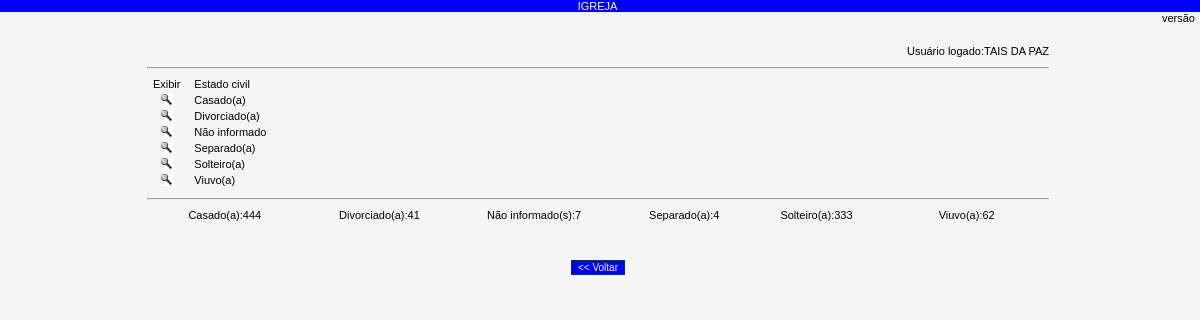
The app's page /membro_estado.php (signed in) with its own data.
### tables this page shows
CREATE TABLE IF NOT EXISTS `estados` (
  `pk_estado` int(11) NOT NULL AUTO_INCREMENT,
  `nm_estado` varchar(50) NOT NULL,
  PRIMARY KEY (`pk_estado`)
);

### membro_estado.php (the view, shortened to what this page needs)
<?php
include "cabecalho/cabecalho.php";
$login_igreja = @$_SESSION['login_igreja'];
 if ($login_igreja){
?>
<html>
<head>
</head>
<link rel="stylesheet" href="css/textos.css" type="text/css">
<link rel="stylesheet" href="css/filadelfia.css" type="text/css">
<link rel="stylesheet" href="css/estilo.css" type="text/css">
<body bgcolor="#F5F5F5" onLoad="javascript:caixas()">
<?php
$nm_usuario = $_SESSION["user"];
if ($nm_usuario) {
?>
<form name="formulario">
  <table width="76%" border="0" align="center">
    <tr>
      <td colspan="2" class="labelDireita">Usu&aacute;rio logado:<?php echo $nm_usuario;?></td>
    </tr>
    <tr>
      <td colspan="2" class="labelEsquerda"><hr></td>
    </tr>
    <tr>
      <td width="5%" class="labelCentro">Exibir</td>
      <td class="labelEsquerda">Estado civil</td>
    </tr>
    <?php
	$casados = mysql_query("SELECT * FROM membros, estados WHERE membros.fk_estado = estados.pk_estado AND fk_estado = 2 ");
	$row_casa = mysql_num_rows($casados);
	for ($a = 0; $a < $row_casa; $a++){
	}
	$divorciados = mysql_query("SELECT * FROM membros, estados WHERE membros.fk_estado = estados.pk_estado AND fk_estado = 4 ");
	$row_divo = mysql_num_rows($divorciados);
	for ($b = 0; $b < $row_divo; $b++){
	}
	$nao_informado = mysql_query("SELECT * FROM membros, estados WHERE membros.fk_estado = estados.pk_estado AND fk_estado = 6 ");
	$row_nao = mysql_num_rows($nao_informado);
	for ($c = 0; $c < $row_nao; $c++){
	}
	$separados = mysql_query("SELECT * FROM membros, estados WHERE membros.fk_estado = estados.pk_estado AND fk_estado = 3 ");
	$row_sepa = mysql_num_rows($separados);
	for ($d = 0; $d < $row_sepa; $d++){
	}
	$solteiros = mysql_query("SELECT * FROM membros, estados WHERE membros.fk_estado = estados.pk_estado AND fk_estado = 1 ");
	$row_solt = mysql_num_rows($solteiros);
	for ($e = 0; $e < $row_solt; $e++){
	}
	$viuvos = mysql_query("SELECT * FROM membros, estados WHERE membros.fk_estado = estados.pk_estado AND fk_estado = 5 ");
	$row_viuv = mysql_num_rows($viuvos);
	for ($f = 0; $f < $row_viuv; $f++){
	}
	$sql = mysql_query("SELECT * FROM estados ORDER BY nm_estado");
	$row = mysql_num_rows($sql);
	for ($z = 0; $z < $row; $z++){
	$pk_estado = mysql_result($sql, $z, "pk_estado");
	$nm_estado = mysql_result($sql, $z, "nm_estado");
	?>
   <tr>
      <td class="labelCentro"><a href="javascript:tpl('classes/interface.php?abrirMembroCivil=abrirMembroCivil&pk_estado=<?php echo $pk_estado;?>&nm_estado=<?php echo $nm_estado;?>')"><img src="img/lupa.gif" width="12" height="12"></a></td>
      <td class="labelEsquerda"><?php echo mysql_result($sql, $z, "nm_estado");?></td>
    </tr>
    <?php }?>
  </table>
  <table width="76%" border="0" align="center">
    <tr>
      <td colspan="6" class="labelCentro"><hr></td>
    </tr>
    <tr>
      <td width="18%" class="labelCentro">Casado(a):<?php echo $a;?></td>
      <td width="16%" class="labelCentro">Divorciado(a):<?php echo $b;?></td>
      <td width="18%" class="labelCentro">N&atilde;o informado(s):<?php echo $c;?></td>
      <td width="15%" class="labelCentro">Separado(a):<?php echo $d;?></td>
      <td width="14%" class="labelCentro">Solteiro(a):<?php echo $e;?></td>
      <td width="19%" class="labelCentro">Viuvo(a):<?php echo $f;?></td>
    </tr>
    <tr>
      <td colspan="6" class="labelCentro">&nbsp;</td>
    </tr>
    <tr>
      <td colspan="6" class="labelCentro">&nbsp;</td>
    </tr>
    <tr>
      <td colspan="6" class="labelCentro"><input name="volta" type="button" id="volta" onClick="tpl('tpl.php')" value="&lt;&lt; Voltar"></td>
    </tr>
    <tr>
      <td colspan="6" class="labelCentro">
        <?php } else { echo "Sistema não foi logado..."; } ?>
        <br></td>
    </tr>
  </table>
</form>
<?php
} else {
 include "rodape/rodape.php";
 }
 ?>
</html>

### css/estilo.css (style rules this page uses)
body { margin-left: 0px; margin-top: 0px; margin-right: 0px; margin-bottom: 0px; SCROLLBAR-FACE-COLOR: #ffffff; SCROLLBAR-HIGHLIGHT-COLOR: #BDD5E7; SCROLLBAR-SHADOW-COLOR: #ffffff; SCROLLBAR-3DLIGHT-COLOR: #ffffff; SCROLLBAR-ARROW-COLOR: #335ec1; }
input { font-family: Arial, Helvetica, sans-serif; font-size: 10px; color: #000000; border: 1px solid #003366; margin: 3px; }
A:link { color: #000000; text-decoration: none; }

### css/filadelfia.css (style rules this page uses)
a:link { color: #003366; }
.labelEsquerda { text-align: left; padding-right: 5px; font-family: Arial, Helvetica, sans-serif; font-size: 11px; color: #000000; }
.labelDireita { text-align: right; padding-right: 5px; font-family: Arial, Helvetica, sans-serif; font-size: 11px; color: #000000; }
.labelCentro { text-align: center; padding-right: 5px; font-family: Arial, Helvetica, sans-serif; font-size: 11px; color: #000000; }

### css/textos.css (style rules this page uses)
input[type=button] { background:#0000FF; color:#ffffff; }

### records on screen
estados: nm_estado "Casado(a)"
estados: nm_estado "Divorciado(a)"
estados: nm_estado "Não informado"
estados: nm_estado "Separado(a)"
estados: nm_estado "Solteiro(a)"
estados: nm_estado "Viuvo(a)"

### other values on screen
$nm_usuario "TAIS DA PAZ"
$a "444"
$b "41"
$c "7"
$d "4"
$e "333"
$f "62"
